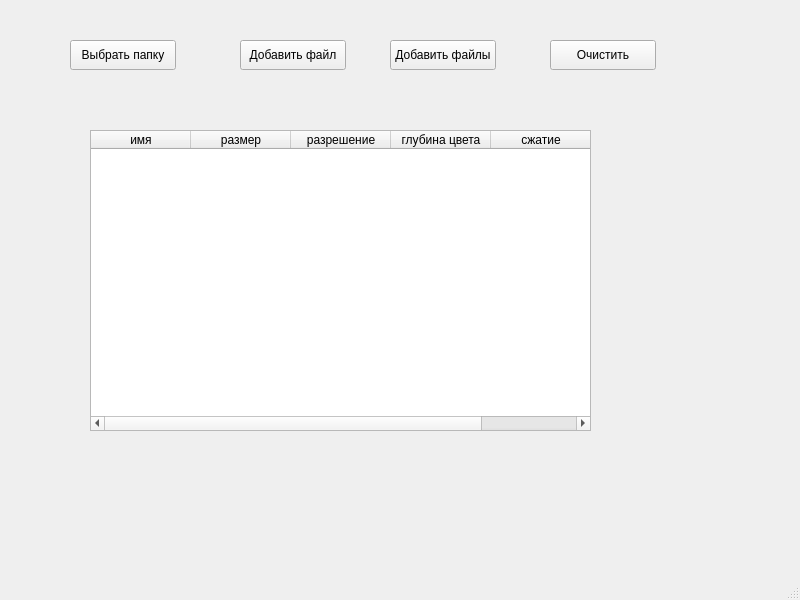
<?xml version="1.0" encoding="UTF-8"?>
<ui version="4.0">
 <class>MainWindow</class>
 <widget class="QMainWindow" name="MainWindow">
  <property name="geometry">
   <rect>
    <x>0</x>
    <y>0</y>
    <width>800</width>
    <height>600</height>
   </rect>
  </property>
  <property name="windowTitle">
   <string>MainWindow</string>
  </property>
  <widget class="QWidget" name="centralwidget">
   <widget class="QPushButton" name="selectFolderButton">
    <property name="geometry">
     <rect>
      <x>70</x>
      <y>40</y>
      <width>106</width>
      <height>30</height>
     </rect>
    </property>
    <property name="text">
     <string>Выбрать папку</string>
    </property>
   </widget>
   <widget class="QPushButton" name="selectSingleFileButton">
    <property name="geometry">
     <rect>
      <x>240</x>
      <y>40</y>
      <width>106</width>
      <height>30</height>
     </rect>
    </property>
    <property name="text">
     <string>Добавить файл</string>
    </property>
   </widget>
   <widget class="QPushButton" name="selectMultipleFilesButton">
    <property name="geometry">
     <rect>
      <x>390</x>
      <y>40</y>
      <width>106</width>
      <height>30</height>
     </rect>
    </property>
    <property name="text">
     <string>Добавить файлы</string>
    </property>
   </widget>
   <widget class="QPushButton" name="clearButton">
    <property name="geometry">
     <rect>
      <x>550</x>
      <y>40</y>
      <width>106</width>
      <height>30</height>
     </rect>
    </property>
    <property name="text">
     <string>Очистить</string>
    </property>
   </widget>
   <widget class="QTableWidget" name="dataHolder">
    <property name="geometry">
     <rect>
      <x>90</x>
      <y>130</y>
      <width>501</width>
      <height>301</height>
     </rect>
    </property>
    <property name="editTriggers">
     <set>QAbstractItemView::NoEditTriggers</set>
    </property>
    <property name="selectionMode">
     <enum>QAbstractItemView::MultiSelection</enum>
    </property>
    <property name="selectionBehavior">
     <enum>QAbstractItemView::SelectRows</enum>
    </property>
    <property name="sortingEnabled">
     <bool>true</bool>
    </property>
    <property name="rowCount">
     <number>0</number>
    </property>
    <property name="columnCount">
     <number>5</number>
    </property>
    <column>
     <property name="text">
      <string>имя</string>
     </property>
    </column>
    <column>
     <property name="text">
      <string>размер</string>
     </property>
    </column>
    <column>
     <property name="text">
      <string>разрешение</string>
     </property>
    </column>
    <column>
     <property name="text">
      <string>глубина цвета</string>
     </property>
    </column>
    <column>
     <property name="text">
      <string>сжатие</string>
     </property>
    </column>
   </widget>
  </widget>
  <widget class="QMenuBar" name="menubar">
   <property name="geometry">
    <rect>
     <x>0</x>
     <y>0</y>
     <width>800</width>
     <height>22</height>
    </rect>
   </property>
  </widget>
  <widget class="QStatusBar" name="statusbar"/>
 </widget>
 <resources/>
 <connections/>
</ui>
